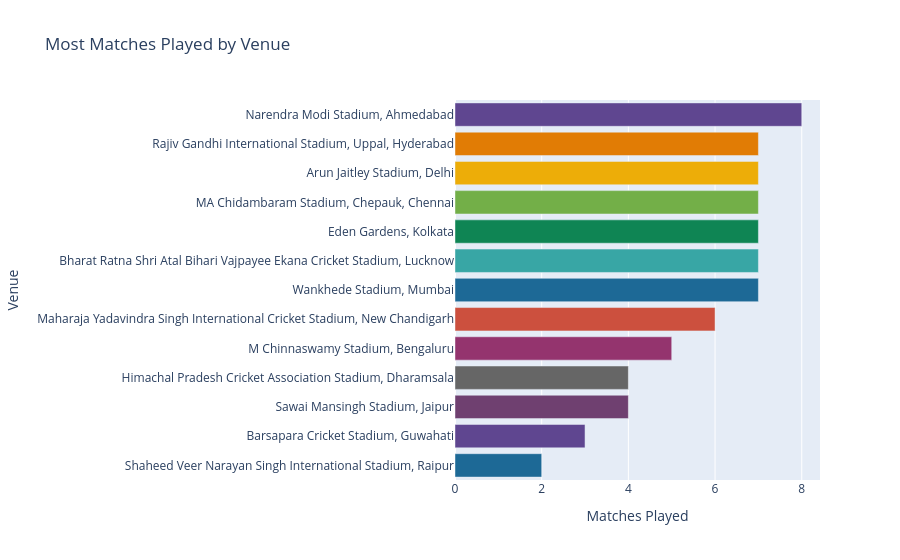

The notebook cell this image was saved under:
### Code cell
fig = px.bar(y=venue_count.index, x=venue_count.values, orientation='h',
             color=venue_count.index, color_discrete_sequence=px.colors.qualitative.Prism,
             labels={'x': 'Matches Played', 'y': 'Venue'},
             title='Most Matches Played by Venue')
fig.update_layout(yaxis={'categoryorder': 'total ascending'}, showlegend=False)
fig.show()

### Figure 1 — Plotly figure (JSON) as saved in the notebook; plotly's stock layout.template omitted (floating-point values rounded to 4 significant figures)
{"data": [{"hovertemplate": "color=Narendra Modi Stadium, Ahmedabad<br>Matches Played=%{x}<br>Venue=%{y}<extra></extra>", "legendgroup": "Narendra Modi Stadium, Ahmedabad", "marker": {"color": "rgb(95, 70, 144)", "pattern": {"shape": ""}}, "name": "Narendra Modi Stadium, Ahmedabad", "orientation": "h", "showlegend": true, "textposition": "auto", "type": "bar", "x": [8], "xaxis": "x", "y": ["Narendra Modi Stadium, Ahmedabad"], "yaxis": "y"}, {"hovertemplate": "color=Wankhede Stadium, Mumbai<br>Matches Played=%{x}<br>Venue=%{y}<extra></extra>", "legendgroup": "Wankhede Stadium, Mumbai", "marker": {"color": "rgb(29, 105, 150)", "pattern": {"shape": ""}}, "name": "Wankhede Stadium, Mumbai", "orientation": "h", "showlegend": true, "textposition": "auto", "type": "bar", "x": [7], "xaxis": "x", "y": ["Wankhede Stadium, Mumbai"], "yaxis": "y"}, {"hovertemplate": "color=Bharat Ratna Shri Atal Bihari Vajpayee Ekana Cricket Stadium, Lucknow<br>Matches Played=%{x}<br>Venue=%{y}<extra></extra>", "legendgroup": "Bharat Ratna Shri Atal Bihari Vajpayee Ekana Cricket Stadium, Lucknow", "marker": {"color": "rgb(56, 166, 165)", "pattern": {"shape": ""}}, "name": "Bharat Ratna Shri Atal Bihari Vajpayee Ekana Cricket Stadium, Lucknow", "orientation": "h", "showlegend": true, "textposition": "auto", "type": "bar", "x": [7], "xaxis": "x", "y": ["Bharat Ratna Shri Atal Bihari Vajpayee Ekana Cricket Stadium, Lucknow"], "yaxis": "y"}, {"hovertemplate": "color=Eden Gardens, Kolkata<br>Matches Played=%{x}<br>Venue=%{y}<extra></extra>", "legendgroup": "Eden Gardens, Kolkata", "marker": {"color": "rgb(15, 133, 84)", "pattern": {"shape": ""}}, "name": "Eden Gardens, Kolkata", "orientation": "h", "showlegend": true, "textposition": "auto", "type": "bar", "x": [7], "xaxis": "x", "y": ["Eden Gardens, Kolkata"], "yaxis": "y"}, {"hovertemplate": "color=MA Chidambaram Stadium, Chepauk, Chennai<br>Matches Played=%{x}<br>Venue=%{y}<extra></extra>", "legendgroup": "MA Chidambaram Stadium, Chepauk, Chennai", "marker": {"color": "rgb(115, 175, 72)", "pattern": {"shape": ""}}, "name": "MA Chidambaram Stadium, Chepauk, Chennai", "orientation": "h", "showlegend": true, "textposition": "auto", "type": "bar", "x": [7], "xaxis": "x", "y": ["MA Chidambaram Stadium, Chepauk, Chennai"], "yaxis": "y"}, {"hovertemplate": "color=Arun Jaitley Stadium, Delhi<br>Matches Played=%{x}<br>Venue=%{y}<extra></extra>", "legendgroup": "Arun Jaitley Stadium, Delhi", "marker": {"color": "rgb(237, 173, 8)", "pattern": {"shape": ""}}, "name": "Arun Jaitley Stadium, Delhi", "orientation": "h", "showlegend": true, "textposition": "auto", "type": "bar", "x": [7], "xaxis": "x", "y": ["Arun Jaitley Stadium, Delhi"], "yaxis": "y"}, {"hovertemplate": "color=Rajiv Gandhi International Stadium, Uppal, Hyderabad<br>Matches Played=%{x}<br>Venue=%{y}<extra></extra>", "legendgroup": "Rajiv Gandhi International Stadium, Uppal, Hyderabad", "marker": {"color": "rgb(225, 124, 5)", "pattern": {"shape": ""}}, "name": "Rajiv Gandhi International Stadium, Uppal, Hyderabad", "orientation": "h", "showlegend": true, "textposition": "auto", "type": "bar", "x": [7], "xaxis": "x", "y": ["Rajiv Gandhi International Stadium, Uppal, Hyderabad"], "yaxis": "y"}, {"hovertemplate": "color=Maharaja Yadavindra Singh International Cricket Stadium, New Chandigarh<br>Matches Played=%{x}<br>Venue=%{y}<extra></extra>", "legendgroup": "Maharaja Yadavindra Singh International Cricket Stadium, New Chandigarh", "marker": {"color": "rgb(204, 80, 62)", "pattern": {"shape": ""}}, "name": "Maharaja Yadavindra Singh International Cricket Stadium, New Chandigarh", "orientation": "h", "showlegend": true, "textposition": "auto", "type": "bar", "x": [6], "xaxis": "x", "y": ["Maharaja Yadavindra Singh International Cricket Stadium, New Chandigarh"], "yaxis": "y"}, {"hovertemplate": "color=M Chinnaswamy Stadium, Bengaluru<br>Matches Played=%{x}<br>Venue=%{y}<extra></extra>", "legendgroup": "M Chinnaswamy Stadium, Bengaluru", "marker": {"color": "rgb(148, 52, 110)", "pattern": {"shape": ""}}, "name": "M Chinnaswamy Stadium, Bengaluru", "orientation": "h", "showlegend": true, "textposition": "auto", "type": "bar", "x": [5], "xaxis": "x", "y": ["M Chinnaswamy Stadium, Bengaluru"], "yaxis": "y"}, {"hovertemplate": "color=Sawai Mansingh Stadium, Jaipur<br>Matches Played=%{x}<br>Venue=%{y}<extra></extra>", "legendgroup": "Sawai Mansingh Stadium, Jaipur", "marker": {"color": "rgb(111, 64, 112)", "pattern": {"shape": ""}}, "name": "Sawai Mansingh Stadium, Jaipur", "orientation": "h", "showlegend": true, "textposition": "auto", "type": "bar", "x": [4], "xaxis": "x", "y": ["Sawai Mansingh Stadium, Jaipur"], "yaxis": "y"}, {"hovertemplate": "color=Himachal Pradesh Cricket Association Stadium, Dharamsala<br>Matches Played=%{x}<br>Venue=%{y}<extra></extra>", "legendgroup": "Himachal Pradesh Cricket Association Stadium, Dharamsala", "marker": {"color": "rgb(102, 102, 102)", "pattern": {"shape": ""}}, "name": "Himachal Pradesh Cricket Association Stadium, Dharamsala", "orientation": "h", "showlegend": true, "textposition": "auto", "type": "bar", "x": [4], "xaxis": "x", "y": ["Himachal Pradesh Cricket Association Stadium, Dharamsala"], "yaxis": "y"}, {"hovertemplate": "color=Barsapara Cricket Stadium, Guwahati<br>Matches Played=%{x}<br>Venue=%{y}<extra></extra>", "legendgroup": "Barsapara Cricket Stadium, Guwahati", "marker": {"color": "rgb(95, 70, 144)", "pattern": {"shape": ""}}, "name": "Barsapara Cricket Stadium, Guwahati", "orientation": "h", "showlegend": true, "textposition": "auto", "type": "bar", "x": [3], "xaxis": "x", "y": ["Barsapara Cricket Stadium, Guwahati"], "yaxis": "y"}, {"hovertemplate": "color=Shaheed Veer Narayan Singh International Stadium, Raipur<br>Matches Played=%{x}<br>Venue=%{y}<extra></extra>", "legendgroup": "Shaheed Veer Narayan Singh International Stadium, Raipur", "marker": {"color": "rgb(29, 105, 150)", "pattern": {"shape": ""}}, "name": "Shaheed Veer Narayan Singh International Stadium, Raipur", "orientation": "h", "showlegend": true, "textposition": "auto", "type": "bar", "x": [2], "xaxis": "x", "y": ["Shaheed Veer Narayan Singh International Stadium, Raipur"], "yaxis": "y"}], "layout": {"barmode": "relative", "legend": {"title": {"text": "color"}, "tracegroupgap": 0}, "showlegend": false, "title": {"text": "Most Matches Played by Venue"}, "xaxis": {"anchor": "y", "domain": [0.0, 1.0], "title": {"text": "Matches Played"}}, "yaxis": {"anchor": "x", "categoryorder": "total ascending", "domain": [0.0, 1.0], "title": {"text": "Venue"}}}}
